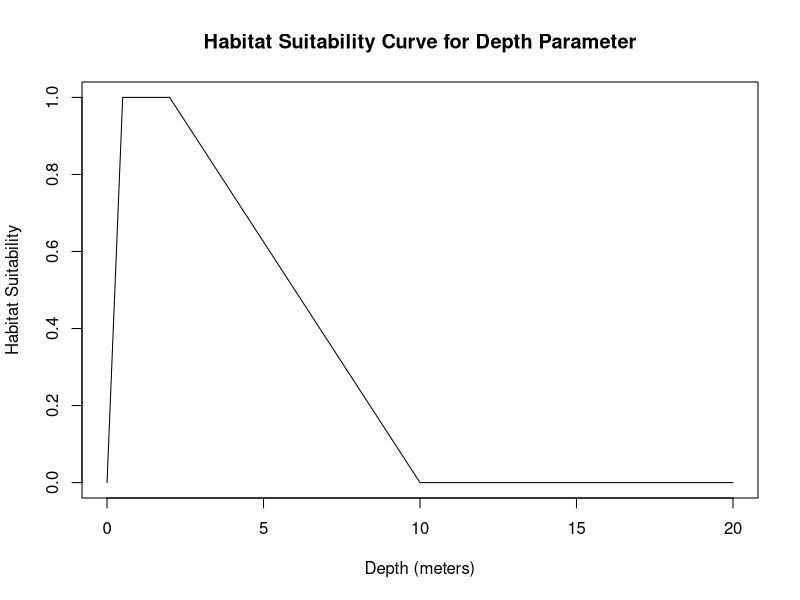
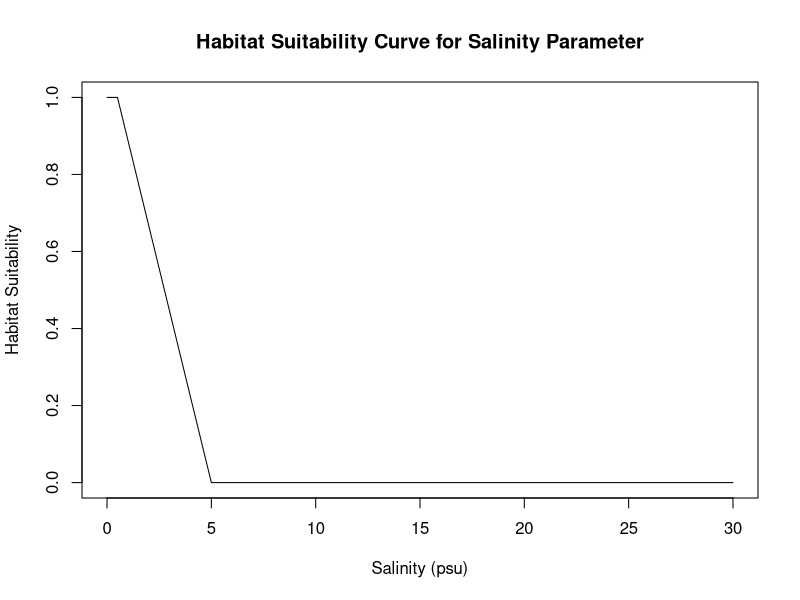
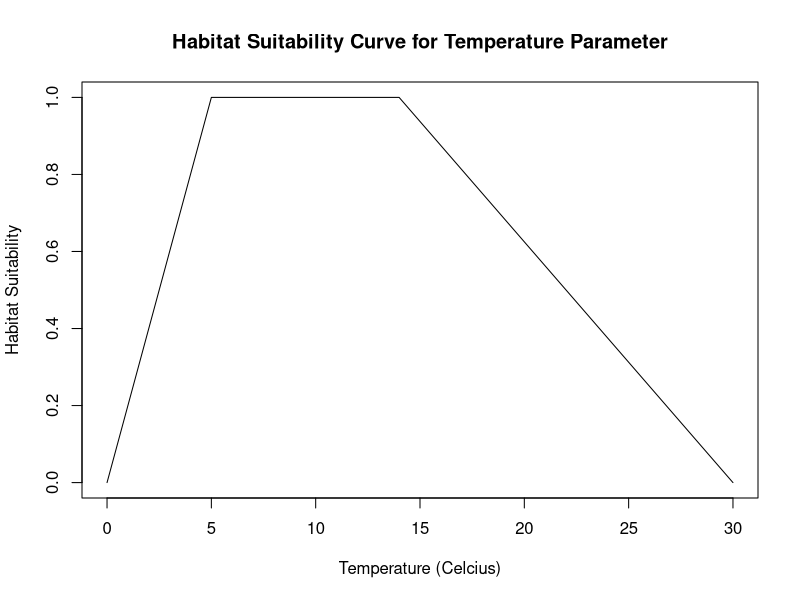
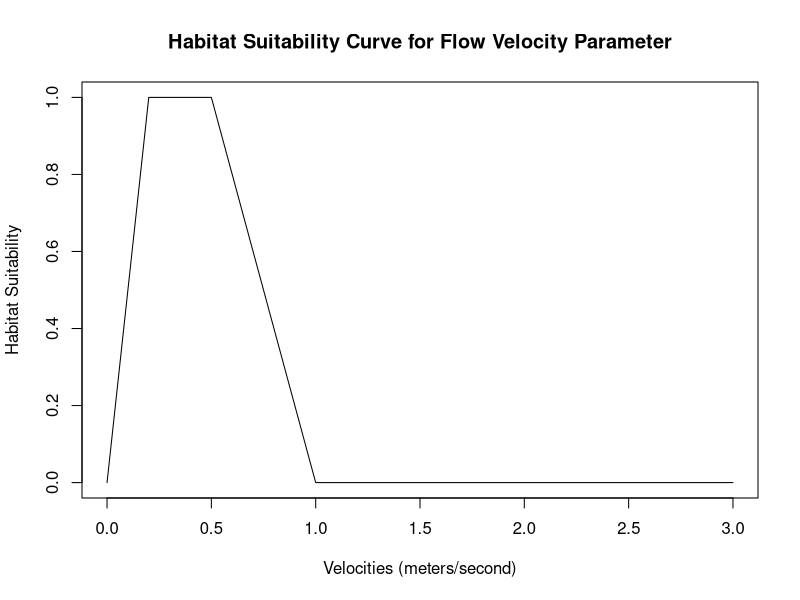
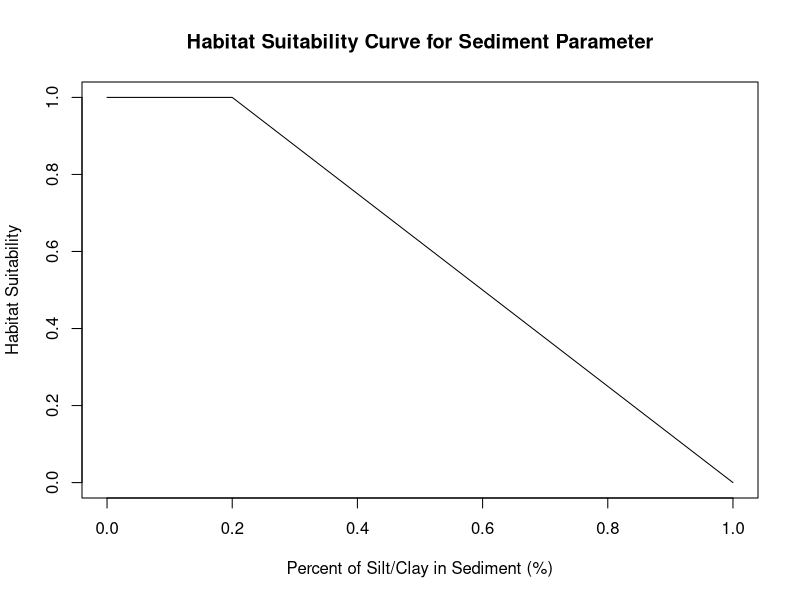

Source code (R) for these figures, in order:
## ---- chunk 1
#depth_range <- c(0.305,0.61)#in meters
depth <- (0.305+1)/2 #average between min & max
depth_suitability_curve <- function(depth) {
  # Define the optimal range for depth
  optimal_depth_range <- c(0.5, 2) # meters

  # Define the lower and upper thresholds for depth
  lower_threshold <- 0 # meters
  upper_threshold <- 10 # meters

  # Compute the habitat suitability score based on depth
  if (depth < lower_threshold | depth > upper_threshold) {
    suitability_score <- 0
  } else if (depth >= optimal_depth_range[1] & depth <= optimal_depth_range[2]) {
    suitability_score <- 1
  } else if (depth < optimal_depth_range[1]) {
    suitability_score <- (depth - lower_threshold) / (optimal_depth_range[1] - lower_threshold)
  } else if (depth > optimal_depth_range[2]) {
    suitability_score <- (upper_threshold - depth) / (upper_threshold - optimal_depth_range[2])
  }

  return(suitability_score)
}
plot_depth_suitability_curve <- function() {
  # Define the range of depths to plot
  depths <- seq(0, 20, by = 0.01)

  # Compute the habitat suitability score for each depth value
  suitability_scores <- sapply(depths, depth_suitability_curve)

  # Plot the suitability scores as a curve
  plot(depths, suitability_scores, type = "l", xlab = "Depth (meters)", ylab = "Habitat Suitability", ylim=c(0,1),
       main = "Habitat Suitability Curve for Depth Parameter")
}
plot_depth_suitability_curve()
## ---- chunk 2
#optimal Salinity range from 0.0psu-0.5psu
Salinity <- (0+0.5)/2 #average between min & max
salinity_suitability_curve <- function(Salinity,optimal_salinity_range) {
  # Define the optimal range for Salinity
  optimal_salinity_range <- c(0, 0.5) #psu

  # Define the lower and upper thresholds for Salinity
  lower_threshold <- 0 # psu
  upper_threshold <- 5 # psu

  # Compute the habitat suitability score based on Salinity
  if (Salinity < lower_threshold | Salinity > upper_threshold) {
    suitability_score <- 0
  } else if (Salinity >= optimal_salinity_range[1] & Salinity <= optimal_salinity_range[2]) {
    suitability_score <- 1
  } else if (Salinity < optimal_salinity_range[1]) {
    suitability_score <- (Salinity - lower_threshold) / (optimal_salinity_range[1] - lower_threshold)
  } else if (Salinity > optimal_salinity_range[2]) {
    suitability_score <- (upper_threshold - Salinity) / (upper_threshold - optimal_salinity_range[2])
  }

  return(suitability_score)
}
plot_salinity_suitability_curve <- function() {
  # Define the range of Salinities to plot
  Salinities <- seq(0, 30, by = 0.01)

  # Compute the habitat suitability score for each depth value
  suitability_scores <- sapply(Salinities, salinity_suitability_curve)

  # Plot the suitability scores as a curve
  plot(Salinities, suitability_scores, type = "l", xlab = "Salinity (psu)", ylab = "Habitat Suitability", ylim=c(0,1),
       main = "Habitat Suitability Curve for Salinity Parameter")
}
plot_salinity_suitability_curve()
## ---- chunk 3
#optimal temperature range from 0.0psu-0.5psu
temperature <- (6+15)/2 #average between min & max
temperature_suitability_curve <- function(temperature,optimal_temp_range) {
  # Define the optimal range for temperature
  optimal_temp_range <- c(5,14) #celcius

  # Define the lower and upper thresholds for temperature
  lower_threshold <- 0 # psu
  upper_threshold <- 30 # psu

  # Compute the habitat suitability score based on temperature
  if (temperature < lower_threshold | temperature > upper_threshold) {
    suitability_score <- 0
  } else if (temperature >= optimal_temp_range[1] & temperature <= optimal_temp_range[2]) {
    suitability_score <- 1
  } else if (temperature < optimal_temp_range[1]) {
    suitability_score <- (temperature - lower_threshold) / (optimal_temp_range[1] - lower_threshold)
  } else if (temperature > optimal_temp_range[2]) {
    suitability_score <- (upper_threshold - temperature) / (upper_threshold - optimal_temp_range[2])
  }

  return(suitability_score)
}
plot_temperature_suitability_curve <- function() {
  # Define the range of temperature to plot
  temps <- seq(0, 30, by = 0.01)

  # Compute the habitat suitability score for each depth value
  suitability_scores <- sapply(temps, temperature_suitability_curve)

  # Plot the suitability scores as a curve
  plot(temps, suitability_scores, type = "l", xlab = "Temperature (Celcius)", ylab = "Habitat Suitability", ylim=c(0,1),
       main = "Habitat Suitability Curve for Temperature Parameter")
}
plot_temperature_suitability_curve()
## ---- chunk 4
#depth_range <- c(0.305,0.61)#in meters
flow_velocity <- (0.3-0.9)/2 #average between min & max
flow_velocity_suitability <- function(flow_velocity) {
  # Define the optimal range for depth
  optimal_velocity_range <- c(0.2, 0.5) # meters/second

  # Define the lower and upper thresholds for depth
  lower_threshold <- 0 # meters/second
  upper_threshold <- 1 # meters/second

  # Compute the habitat suitability score based on depth
  if (flow_velocity < lower_threshold | flow_velocity > upper_threshold) {
    suitability_score <- 0
  } else if (flow_velocity >= optimal_velocity_range[1] & flow_velocity <= optimal_velocity_range[2]) {
    suitability_score <- 1
  } else if (flow_velocity < optimal_velocity_range[1]) {
    suitability_score <- (flow_velocity - lower_threshold) / (optimal_velocity_range[1] - lower_threshold)
  } else if (flow_velocity > optimal_velocity_range[2]) {
    suitability_score <- (upper_threshold - flow_velocity) / (upper_threshold - optimal_velocity_range[2])
  }

  return(suitability_score)
}
plot_Velocity_suitability_curve <- function() {
  # Define the range of depths to plot
  velocities <- seq(0,3, by = 0.01)

  # Compute the habitat suitability score for each depth value
  suitability_scores <- sapply(velocities, flow_velocity_suitability)

  # Plot the suitability scores as a curve
  plot(velocities, suitability_scores, type = "l", xlab = "Velocities (meters/second)", ylab = "Habitat Suitability", ylim=c(0,1),
       main = "Habitat Suitability Curve for Flow Velocity Parameter")
}
plot_Velocity_suitability_curve()
## ---- chunk 5
#depth_range <- c(0.305,0.61)#in meters
SiltClay_per <- (0-0.1)/2 #average between min & max
siltclay_suitability <- function(SiltClay_per) {
  # Define the optimal range for depth
  optimal_siltclay_range <- c(0, 0.2) # percent

  # Define the lower and upper thresholds for silt clay percentage
  lower_threshold <- 0 # meters/second
  upper_threshold <- 1 # meters/second

  # Compute the habitat suitability score based on depth
  if (SiltClay_per < lower_threshold | SiltClay_per > upper_threshold) {
    suitability_score <- 0
  } else if (SiltClay_per >= optimal_siltclay_range[1] & SiltClay_per <= optimal_siltclay_range[2]) {
    suitability_score <- 1
  } else if (SiltClay_per < optimal_siltclay_range[1]) {
    suitability_score <- (SiltClay_per - lower_threshold) / (optimal_siltclay_range[1] - lower_threshold)
  } else if (SiltClay_per > optimal_siltclay_range[2]) {
    suitability_score <- (upper_threshold - SiltClay_per) / (upper_threshold - optimal_siltclay_range[2])
  }

  return(suitability_score)
}
plot_SiltClay_suitability_curve <- function() {
  # Define the range of depths to plot
  siltclay_percentile <- seq(0,1, by = 0.01)

  # Compute the habitat suitability score for each depth value
  suitability_scores <- sapply(siltclay_percentile, siltclay_suitability)

  # Plot the suitability scores as a curve
  plot(siltclay_percentile, suitability_scores, type = "l", xlab = "Percent of Silt/Clay in Sediment (%)", ylab = "Habitat Suitability", ylim=c(0,1),
       main = "Habitat Suitability Curve for Sediment Parameter")
}
plot_SiltClay_suitability_curve()
